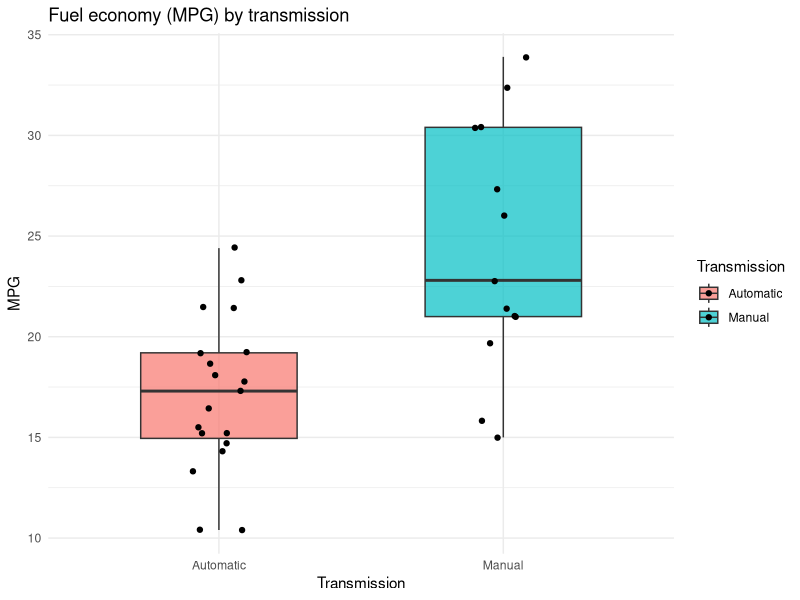
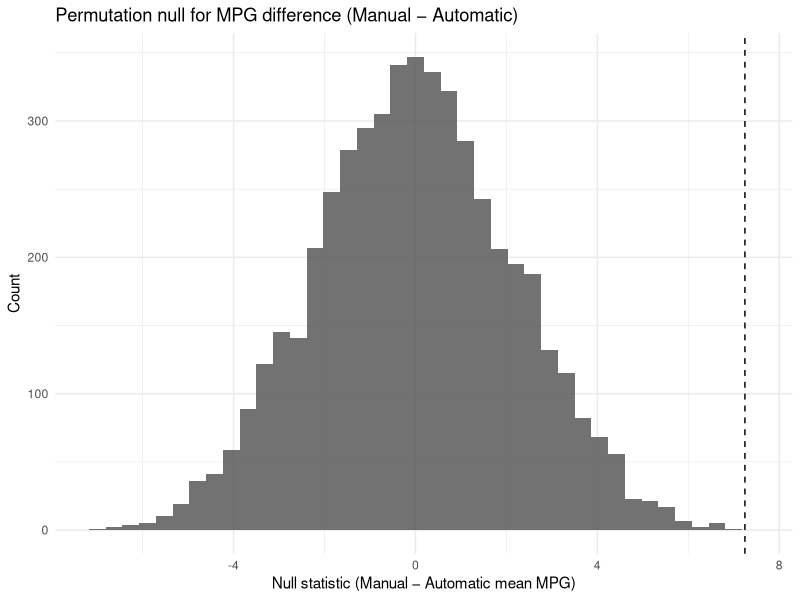

Generate these figures, in order, with R:
## ---- chunk 1
#| label: setup
#| code-fold: true
set.seed(47)
library(tidyverse)
library(purrr)
## ---- chunk 2
cars <- as_tibble(mtcars, rownames = "model") |>
  mutate(am = factor(am, c(0,1), labels = c("Automatic", "Manual")))
cars |>
  head(n=5)
## ---- chunk 3
ggplot(cars, aes(x = am, y = mpg, fill = am)) +
  geom_boxplot(width = 0.55, alpha = 0.7, outlier.shape = NA) +
  geom_jitter(width = 0.1) +
  labs(
    title = "Fuel economy (MPG) by transmission",
    x = "Transmission", y = "MPG", fill = "Transmission"
    ) +
  theme_minimal()

## ---- chunk 4
cars |>
  group_by(am) |>
  summarise(
    n = n(),
    mean_mpg = mean(mpg),
    median_mpg = median(mpg)
  )

## ---- chunk 5
mean_diff <- function(data){
  manual_mpg <- mean(data$mpg[data$am == "Manual"])
  auto_mpg   <- mean(data$mpg[data$am == "Automatic"])
  return(manual_mpg - auto_mpg)
}

perm_once <- function(data){
  data_perm <- data
  data_perm$am <- sample(data_perm$am)
  mean_diff(data_perm)
}

## ---- chunk 6
obs <- mean_diff(cars)
obs
## ---- chunk 7
B <- 5000
null_vals <- map_dbl(1:B, function(i) perm_once(cars))
p_value <- mean(null_vals >= obs)

tibble(
  observed_diff = obs,
  p_value_one_sided = p_value,
  permutations = B
)
## ---- chunk 8
tibble(null = null_vals) |>
  ggplot(aes(x = null)) +
  geom_histogram(bins = 40, alpha = 0.85) +
  geom_vline(xintercept = obs, linetype = "dashed") +
  labs(
    title = "Permutation null for MPG difference (Manual − Automatic)",
    x = "Null statistic (Manual − Automatic mean MPG)",
    y = "Count"
  ) +
  theme_minimal()
